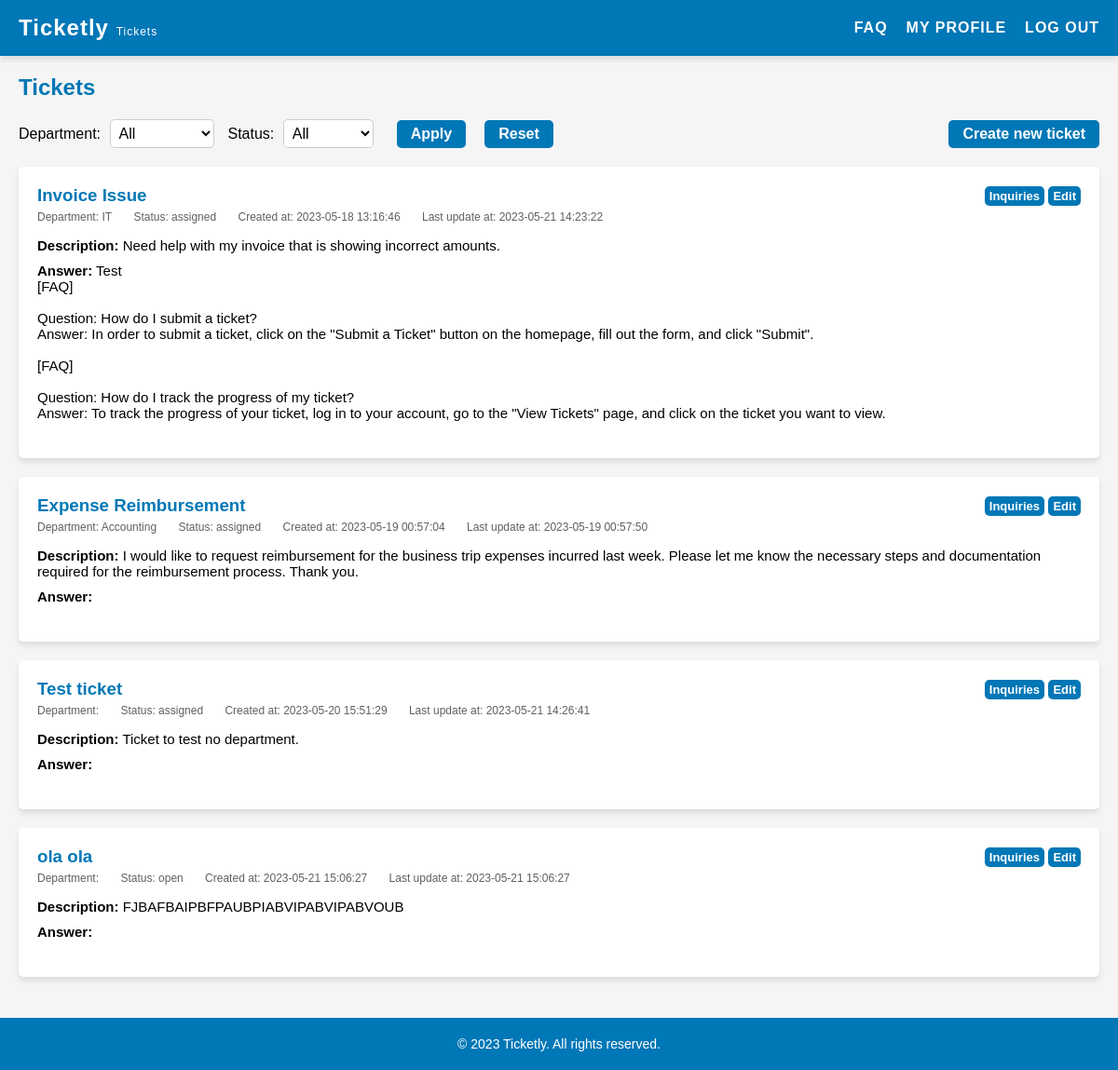
Screenshot of /pages/tickets.php (signed in) with the database file from the repository.
### tables this page shows
CREATE TABLE "tickets" (
    id INTEGER PRIMARY KEY AUTOINCREMENT,
    title VARCHAR(255) NOT NULL,
    description TEXT NOT NULL,
    answer TEXT,
    client_id INTEGER NOT NULL,
    agent_id INTEGER,
    priority VARCHAR(10) NOT NULL DEFAULT 'medium' CHECK (priority IN ('low', 'medium', 'high')),
    created_at DATETIME NOT NULL,
    updated_at DATETIME NOT NULL,
    department_id INTEGER,
    status_id INTEGER NOT NULL DEFAULT 1,
    FOREIGN KEY(status_id) REFERENCES status(id),
    FOREIGN KEY(client_id) REFERENCES users(id),
    FOREIGN KEY(agent_id) REFERENCES users(id),
    FOREIGN KEY(department_id) REFERENCES departments(id)
);

CREATE TABLE departments (
    id INTEGER PRIMARY KEY AUTOINCREMENT,
    name VARCHAR(255) NOT NULL UNIQUE
);

CREATE TABLE status (
    id INTEGER PRIMARY KEY AUTOINCREMENT,
    name VARCHAR(255) NOT NULL UNIQUE
);

### pages/tickets.php (called while the page is built, shortened)
<?php
    require_once(__DIR__ . '/../utils/session.php');
    $session = new Session();
    require_once(__DIR__ . '/../templates/tickets.tpl.php');
    drawTickets($session);
?>

### utils/session.php (called while the page is built, shortened)
<?php class Session {
    public function __construct() {
        $this->role = $_SESSION['role'] ?? '';
    }
} ?>

### database/ticketHashtags.class.php (called while the page is built, shortened)
<?php
    class TicketHashtags {
        public function __construct(int $ticketId, int $hashtagId) {
            $this->hashtagId = $hashtagId;
        }
    }
    function getTicketHashtags(PDO $db, int $ticketId): array {
        $stmt = $db->prepare('SELECT * FROM ticket_hashtags WHERE ticket_id = :ticketId');
        $stmt->bindValue(':ticketId', $ticketId, PDO::PARAM_INT);
        $stmt->execute();
        $ticketHashtags = [];
        while ($row = $stmt->fetch(PDO::FETCH_ASSOC)) {
            $ticketHashtags[] = new TicketHashtags(
                (int) $row['ticket_id'],
                (int) $row['hashtag_id']
            );
        }
        return $ticketHashtags;
    }
?>

### database/hashtags.class.php (called while the page is built, shortened)
<?php
    function getHashtagsNameById(PDO $db, int $id): string {
        $stmt = $db->prepare('SELECT name FROM hashtags WHERE id = :id');
        $stmt->bindValue(':id', $id, PDO::PARAM_INT);
        $stmt->execute();
        $row = $stmt->fetch(PDO::FETCH_ASSOC);
        if ($row) {
            return $row['name'];
        }
        return '';
    }
?>

### database/inquiries.class.php (called while the page is built, shortened)
<?php
    function hasUnansweredMessages($db, $ticketId, $userRole) {
        $stmt = $db->prepare('SELECT user_role FROM inquiries WHERE ticket_id = ? ORDER BY id DESC LIMIT 1');
        $stmt->execute([$ticketId]);
        $lastInquiry = $stmt->fetch(PDO::FETCH_ASSOC);
        return false;
    }
?>

### database/departments.class.php (called while the page is built, shortened)
<?php
    function getDepartmentsNameById(PDO $db, int $id): string {
        $stmt = $db->prepare('SELECT name FROM departments WHERE id = :id');
        $stmt->bindValue(':id', $id, PDO::PARAM_INT);
        $stmt->execute();
        $row = $stmt->fetch(PDO::FETCH_ASSOC);
        if ($row) {
            return $row['name'];
        }
        return '';
    }
?>

### database/status.class.php (called while the page is built, shortened)
<?php
    function getStatusNameById(PDO $db, int $id): string {
        $stmt = $db->prepare('SELECT name FROM status WHERE id = :id');
        $stmt->bindValue(':id', $id, PDO::PARAM_INT);
        $stmt->execute();
        $row = $stmt->fetch(PDO::FETCH_ASSOC);
        if ($row) {
            return $row['name'];
        }
        return '';
    }
?>

### templates/tickets.tpl.php (the view, shortened to what this page needs)
<?php function drawTickets(Session $session) {
    require_once __DIR__ . '/../database/tickets.class.php';
    require_once __DIR__ . '/../database/connection.db.php';
    require_once __DIR__ . '/../database/departments.class.php';
    require_once __DIR__ . '/../database/status.class.php';
    require_once __DIR__ . '/../database/hashtags.class.php';
    require_once __DIR__ . '/../database/ticketHashtags.class.php';
    require_once __DIR__ . '/../database/inquiries.class.php';
    $clientId = $session->getId();
    $db = getDatabaseConnection();
    if ($session->role === 'admin'){
        $stmt = $db->prepare('SELECT * FROM tickets');
        $stmt->execute();
        $tickets = $stmt->fetchAll(PDO::FETCH_ASSOC);
    } elseif ($session->role === 'client') {
        $stmt = $db->prepare('SELECT * FROM tickets WHERE client_id = ?');
        $stmt->execute([$clientId]);
        $tickets = $stmt->fetchAll(PDO::FETCH_ASSOC);
    } else {
        $stmt = $db->prepare('SELECT * FROM tickets WHERE agent_id = ?');
        $stmt->execute([$clientId]);
        $tickets = $stmt->fetchAll(PDO::FETCH_ASSOC);
    }
    ?>
    <!DOCTYPE html>
    <html>
    <head>
    <link rel="stylesheet" href="../style/tickets.css">
    </head>
    <body>
    <?php include '../templates/header.tpl.php';?>
    <main>
        <section id="my-tickets">
        <h2>Tickets</h2>
        <div class="filters">
            <div id="department-filter-container" class="filter-container">
                <label for="department-filter">Department:</label>
                <select id="department-filter">
                    <option value="all">All</option>
                </select>
            </div>
            <div id="status-filter-container" class="filter-container">
                <label for="status-filter">Status:</label>
                <select id="status-filter">
                    <option value="all">All</option>
                </select>
            </div>
            <button id="filter">Apply</button>
            <button id="undo-filter">Reset</button>
            <?php if ($session->role === 'client') : ?>
                <a href="newTicket.php" class="new-ticket-button">Create new ticket</a>
            <?php endif; ?>
        </div>
        <div class="ticket-container">
            <?php foreach ($tickets as $ticket) { ?>
                <?php
                    $ticketHashtags = getTicketHashtags($db, (int)$ticket['id']);
                    $hashtagString = '';
                    foreach ($ticketHashtags as $index => $hashtag) {
                        $hashtagName = getHashtagsNameById($db, $hashtag->hashtagId);
                        $hashtagString .= $hashtagName;
                    }
                ?>
                <div class="ticket" data-department="<?= $ticket['department_id'] ?>" data-status="<?= $ticket['status_id'] ?>" data-priority="<?= $ticket['priority'] ?>" data-hashtags="<?= $hashtagString ?>">
                    <div class="ticket-top">
                        <h3 class="ticket-subject"><?= $ticket['title'] ?></h3>
                        <?php
                            $ticketId = $ticket['id'];
                            $unansweredMessages = hasUnansweredMessages($db, $ticketId, $session->role);
                            $inquiriesButtonClass = $unansweredMessages ? 'unanswered-inquiries-button' : '';
                        ?>
                        <div class="edit-buttons">
                            <a href="inquiries.php?id=<?= $ticket['id'] ?>" class="edit-button <?= $inquiriesButtonClass ?>">Inquiries</a>
                            <a href="editTicket.php?id=<?= $ticket['id'] ?>" class="edit-button">Edit</a>
                        </div>
                    </div>
                    <div class="ticket-info">
                        <span class="ticket-department">Department: <?= getDepartmentsNameById($db, $ticket['department_id']) ?></span>
                        <span class="ticket-status">Status: <?= getStatusNameById($db, $ticket['status_id']) ?></span>
                        <span class="ticket-createdAt">Created at: <?= $ticket['created_at'] ?></span>
                        <span class="ticket-updatedAt">Last update at: <?= $ticket['updated_at'] ?></span>
                    </div>
                    <div class="ticket-details">
                        <p class="ticket-summary"><strong>Description:</strong> <?= nl2br(htmlspecialchars($ticket['description'])) ?></p>
                        <p class="ticket-answer"><strong>Answer:</strong> <?= nl2br(htmlspecialchars($ticket['answer'])) ?></p>
                    </div>
                </div>
            <?php } ?>
            </section>
    </main>
    <?php include '../templates/footer.tpl.php';?>
    </body>
    </html>
<?php } ?>

### style/tickets.css (style rules this page uses)
main { padding: 20px; }
section { margin-bottom: 40px; }
section h2 { color: #0077b6; margin-bottom: 20px; }
#my-tickets { margin-bottom: 80px; }
.new-ticket-button { display: inline-block; margin-left: auto; padding: 6px 15px; background-color: #0077b6; color: #fff; border-radius: 5px; text-decoration: none; font-weight: bold; }
.filters { display: flex; align-items: center; justify-content: flex-start; margin-bottom: 20px; }
.filters label { font-size: 16px; margin-right: 5px; }
.filters select { font-size: 16px; padding: 5px; border-radius: 5px; border: 1px solid #ccc; background-color: #fff; margin-right: 15px; }
.filters button { font-size: 16px; padding: 6px 15px; background-color: #0077b6; color: #fff; border-radius: 5px; border: none; margin-left: 10px; cursor: pointer; white-space: nowrap; font-weight: bold; margin-right: 10px; }
.filter-container { position: relative; }
.ticket-container { margin-top: 10px; position: relative; }
.ticket { box-shadow: 0 4px 6px rgba(0, 0, 0, 0.1); padding: 20px; background-color: #fff; margin-bottom: 20px; border-radius: 5px; }
.ticket h3 { margin-top: 0; color: #0077b6; }
.ticket-info { font-size: 12px; margin-bottom: 15px; color:#5f5f5f; }
.ticket-info span { display: inline-block; margin-right: 20px; }
.ticket-details { font-size: 15px; margin-bottom: 20px; }
.ticket-summary { margin-bottom: 10px; }
.ticket-top { display: flex; align-items: center; justify-content: space-between; margin-bottom: 5px; }
.edit-button { display: inline-block; padding: 3px 5px; background-color: #0077b6; color: #fff; border: none; border-radius: 5px; text-decoration: none; font-weight: bold; transition: background-color 0.3s ease; font-size: small; }

### style/header.css (style rules this page uses)
* { box-sizing: border-box; margin: 0; padding: 0; }
body { font-family: Arial, sans-serif; background-color: #f5f5f5; }

### rows the page displays
tickets: title "Invoice Issue", department.name "IT", status.name "assigned", created_at "2023-05-18 13:16:46", updated_at "2023-05-21 14:23:22", description "Need help with my invoice that is showing incorrect amounts.", answer "Test [FAQ] Question: How do I submit a ticket? Answer: In order to submit a ticket, click on the \"Submit a Ticket\" button on the homepage, fill out the form, and click \"Submit\". [FAQ] Question: How do I track the progress of my ticket? Answer: To track the progress of your ticket, log in to your account, go to the \"View Tickets\" page, and click on the ticket you want to view."
tickets: title "Expense Reimbursement", department.name "Accounting", status.name "assigned", created_at "2023-05-19 00:57:04", updated_at "2023-05-19 00:57:50", description "I would like to request reimbursement for the business trip expenses incurred last week. Please let me know the necessary steps and documentation required for the reimbursement process. Thank you."
tickets: title "Test ticket", status.name "assigned", created_at "2023-05-20 15:51:29", updated_at "2023-05-21 14:26:41", description "Ticket to test no department."
tickets: title "ola ola", status.name "open", created_at "2023-05-21 15:06:27", updated_at "2023-05-21 15:06:27", description "FJBAFBAIPBFPAUBPIABVIPABVIPABVOUB"
